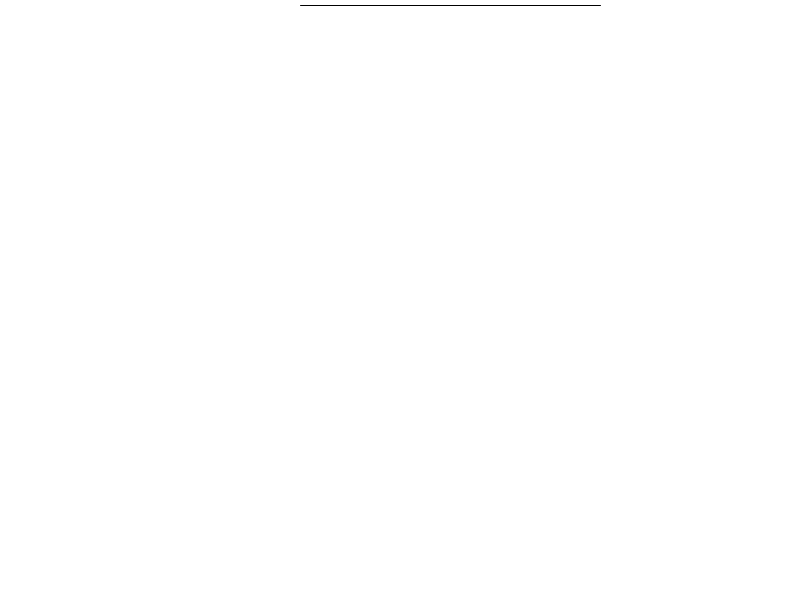
Frame 1 (no input)
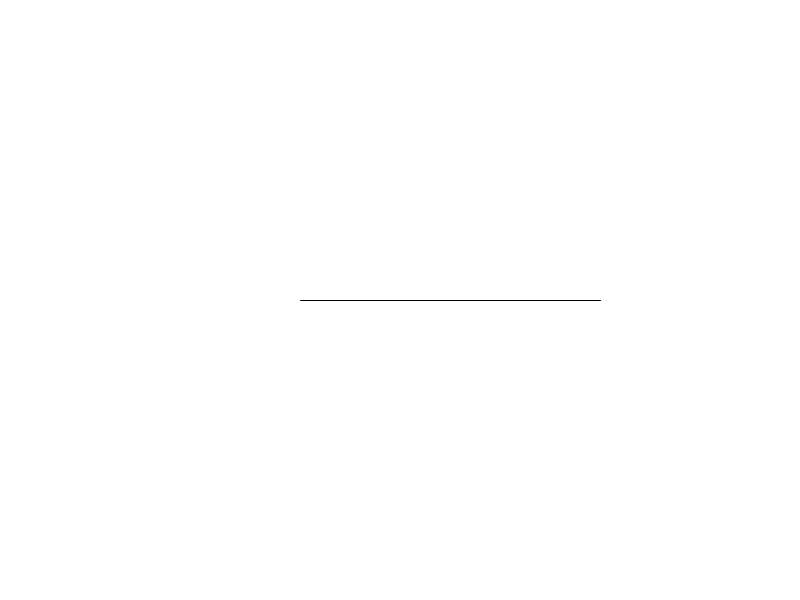
Frame 60 (the mouse pressed at the canvas centre just before this capture)
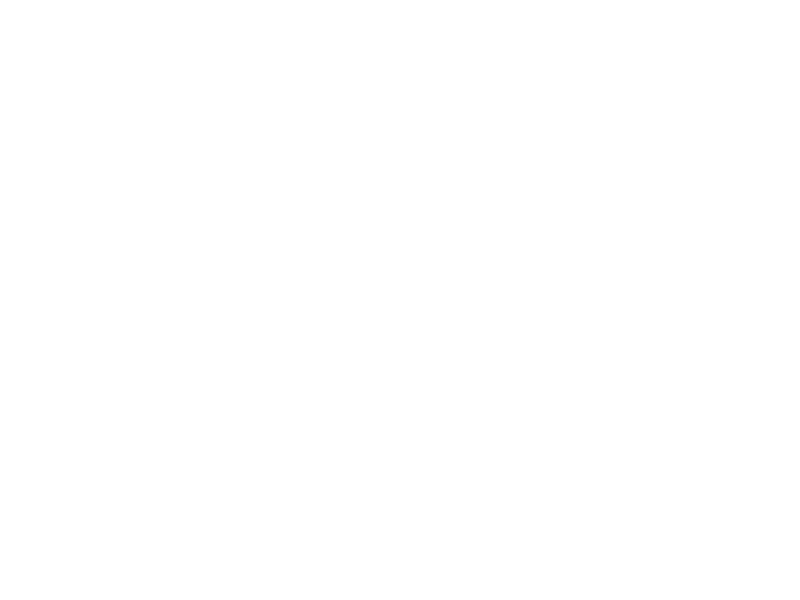
Frame 120 (the mouse held since frame 60 and released just before this capture)

The Processing sketch that drew these frames (run headless with seeded random() and noise(); from frame 60 on, the mouse is pressed at the canvas centre):

// Processing sketch: sketch_140422c
// ── sketch_140422c.pde
int e_x = 300;
int e_y = 0;
int dy = 5;
int l = 300;


void setup(){
  size(800,600);
}


void draw(){
  background(255);
  e_y = e_y + dy;
 
  
  line(e_x,e_y,e_x + l,e_y);
}
